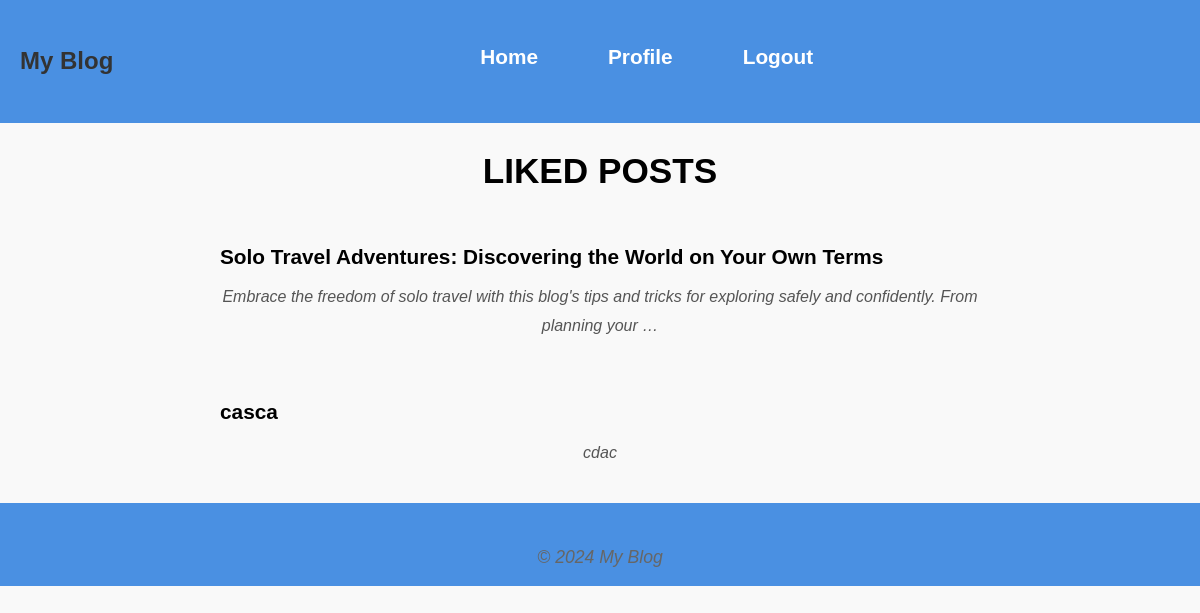
Screenshot of /profile/liked-posts/ (signed in) with the database file from the repository.
### myapp/models.py (models this page shows, shortened)
class Post(models.Model):
    author = models.ForeignKey(User, on_delete=models.CASCADE)  # Link each post to a user
    title = models.CharField(max_length=100)
    content = models.TextField()
    category = models.CharField(
        max_length=50,
        choices=[
            ('tech', 'Technology'),
            ('life', 'Lifestyle'),
            ('food', 'Food'),
            ('travel', 'Travel'),
        ],
        default='tech',
    )
    created_at = models.DateTimeField(auto_now_add=True)  # Automatically set when a post is created

### myapp/views.py (the view)
# urls.py: path('profile/liked-posts/', views.liked_posts, name='liked_posts'),
@login_required
def liked_posts(request):
    liked_posts = Post.objects.filter(likes__user=request.user)
    return render(request, 'liked_posts.html', {'liked_posts': liked_posts})

### myapp/templates/liked_posts.html
{% extends 'base.html' %}
{% load static %}
{% block content %}
<link rel="stylesheet" href="{% static 'base.css' %}">
<link rel="stylesheet" href="{% static 'liked_posts.css' %}">
    <h2>Liked Posts</h2>
    <ul>
        {% for post in liked_posts %}
            <li>
                <a href="{% url 'post_detail' post.id %}">{{ post.title }}</a>
                <p>{{ post.content|truncatewords:20 }}</p>
            </li>
        {% empty %}
            <p>You haven't liked any posts yet!</p>
        {% endfor %}
    </ul>
{% endblock %}

### myapp/static/base.css (style rules this page uses)
* { margin: 0; padding: 0; box-sizing: border-box; font-family: Arial, sans-serif; }
:root { --primary-color: #4a90e2; --secondary-color: #333; --accent-color: #ff6347; --background-color: #f5f5f5; --text-color: #333; --white-color: #ffffff; }
html, body { height: 100%; margin: 0; background-color: var(--background-color); color: var(--text-color); line-height: 1.6; }

### myapp/static/view_post.css (style rules this page uses)
body { font-family: Arial, sans-serif; background-color: #f7f9fc; }

### myapp/static/liked_posts.css (style rules this page uses)
body { font-family: 'Verdana', sans-serif; background-color: #f9f9f9; color: #333; margin: 0; padding: 0; }
h2 { text-align: center; font-size: 2.2rem; color: black; margin-top: 20px; margin-bottom: 20px; font-weight: bold; text-transform: uppercase; }
ul { list-style-type: none; padding: 0; max-width: 800px; margin: 0 auto; }
ul li { margin: 15px 0; padding: 20px; border-radius: 10px; transition: transform 0.3s, box-shadow 0.3s ease; text-align: left; }
ul li a { font-size: 1.3rem; color: black; text-decoration: none; font-weight: bold; display: block; margin-bottom: 10px; transition: color 0.3s ease; }
ul li p { font-size: 1rem; color: #555; line-height: 1.8; margin: 0; }
p { text-align: center; font-size: 1.1rem; color: #666; margin-top: 25px; font-style: italic; }

### rows the page displays
Post: title "Solo Travel Adventures: Discovering the World on Your Own Terms", content "Embrace the freedom of solo travel with this blog's tips and tricks for exploring safely and confidently. From planning your …"
Post: title "casca", content "cdac"
